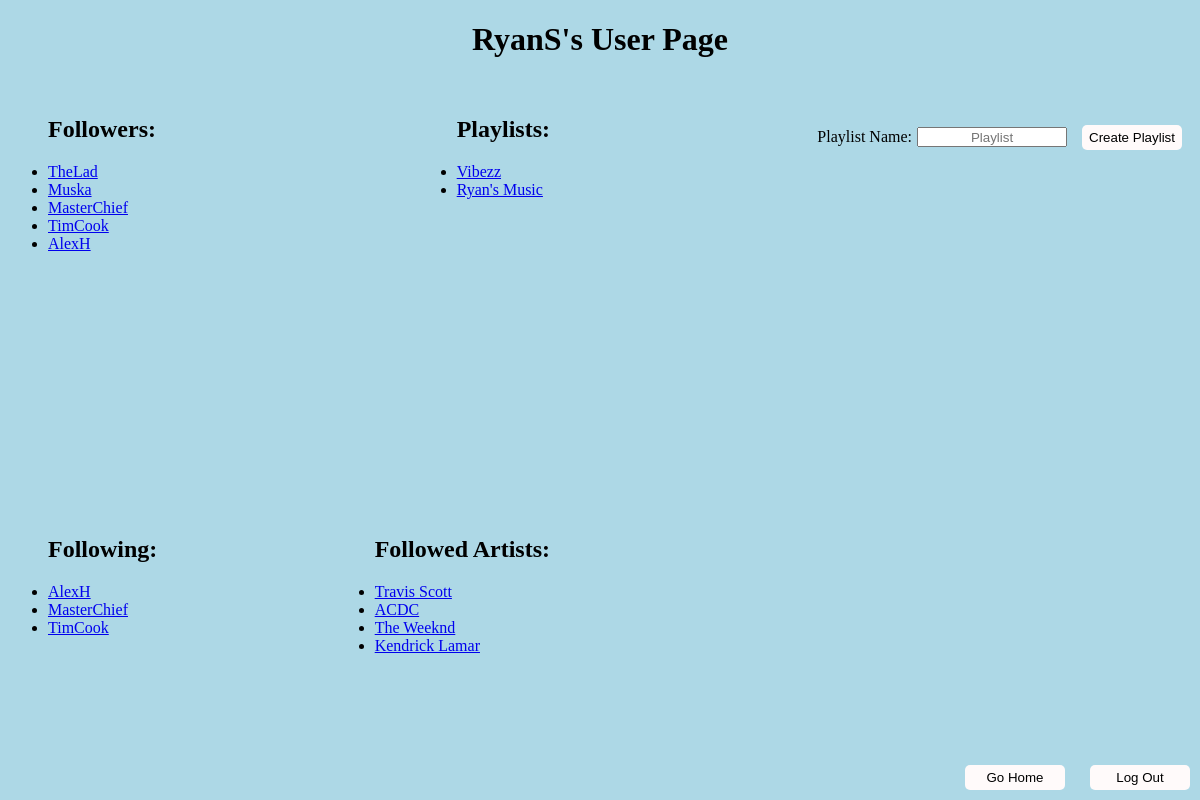
The page /user/RyanS (signed in) on the database as committed earlier.
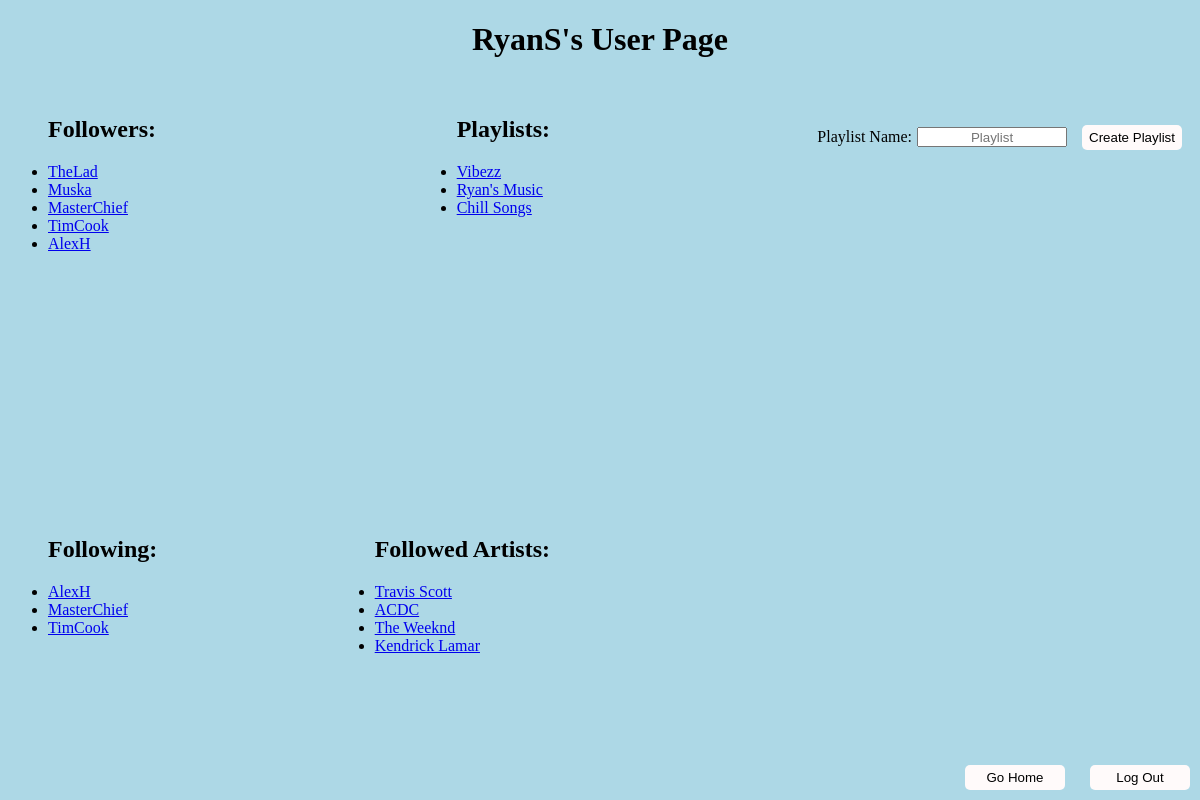
The same page on the database as committed later.
### runner.py (models this page shows, shortened)
class Users(UserMixin, db.Model):
    __tablename__ = "Users"
    id = db.Column(db.Integer, primary_key = True)
    username = db.Column(db.String, nullable = False)
    password = db.Column(db.String, nullable = False)

class Playlists(db.Model):
    __tablename__ = "Playlists"
    id = db.Column(db.Integer, primary_key = True)
    userkey = db.Column(db.Integer, nullable = False)
    name = db.Column(db.String, nullable = False)
    public = db.Column(db.Integer, nullable = False)

class Artists(db.Model):
    __tablename__ = "Artists"
    id = db.Column(db.Integer, primary_key = True)
    name = db.Column(db.String, nullable = False)

### runner.py (the view, shortened to what this page needs)
@app.route("/user/<username>", methods = ["GET", "POST", "DELETE"])
@login_required
def userpage(username):
    username = username.replace("%20", " ")
    user = Users.query.filter_by(username = username).first()
    if request.method == "GET":
        isUser = False
        isFollowing = False
        if user is not None:
            if user.id == current_user.id:
                isUser = True
            following = Followers.query.filter_by(user = current_user.id, followed = user.id).first()
            if following is not None:
                isFollowing = True
            if request.method == "GET":
                listFollowers = []
                listFollowing = []
                listPlaylists = []
                listArtists = []
                followers = Followers.query.filter_by(followed = user.id)
                following = Followers.query.filter_by(user = user.id)
                for follower in followers:
                    temp = Users.query.filter_by(id = follower.user).first()
                    listFollowers.append(temp.username)
                for follower in following:
                    temp = Users.query.filter_by(id = follower.followed).first()
                    listFollowing.append(temp.username)
                if (current_user.id == user.id):
                    playlists = Playlists.query.filter_by(userkey = user.id)
                    for playlist in playlists:
                        listPlaylists.append(playlist.name)
                else:
                    playlists = Playlists.query.filter_by(userkey = user.id, public = 1)
                    for playlist in playlists:
                        listPlaylists.append(playlist.name)
                followedArtists = FollowersArtists.query.filter_by(userkey = user.id)
                for artist in followedArtists:
                    temp = Artists.query.filter_by(id = artist.artistkey).first()
                    listArtists.append(temp.name)
                return render_template("users.html", username = username, isUser = isUser, followers = listFollowers,
                                        following = listFollowing, playlists = listPlaylists, artists = listArtists, isFollowing = isFollowing)
    elif request.method == "DELETE":
        follow = Followers.query.filter_by(user = current_user.id, followed = user.id).first()
        if follow is not None:
            db.session.delete(follow)
            db.session.commit()
            return "success"

### runner.py (called while the page is built)
@login_manager.user_loader
def load_user(user_id):
    return Users.query.filter_by(id = user_id).first()

### templates/users.html (shortened to what this page needs)
<!DOCTYPE html>
<html lang = 'en'>
    <head>
        <link href="../static/stylesheet.css" rel="stylesheet">
    </head>
    <body>
        <h1 class="center">{{username}}'s User Page</h1>
        <ul class = "upperLeft" type = "disc">
            <h2 class = "center">Followers:</h2>
            {% if not followers %}
                <li>No followers :(</li>
            {% else %}
                {% for follower in followers %}
                    <li><a href = "/user/{{follower}}">{{follower}}</a></li>
                {% endfor %}
            {% endif %}
        </ul>
        <ul class = "bottomLeft" type = "disc">
            <h2 class = "center">Following:</h2>
            {% if not following %}
                <li>Not following anyone :(</li>
            {% else %}
                {% for follower in following %}
                    <li><a href = "/user/{{follower}}">{{follower}}</a></li>
                {% endfor %}
            {% endif %}
        </ul>
        <ul class = "upperRight" type = "disc">
            <h2 class = "center">Playlists:</h2>
            {% if not playlists %}
                <li>No playlists to show :(</li>
            {% else %}
                {% for playlist in playlists %}
                    <li><a href = "/playlist/{{playlist}}">{{playlist}}</a></li>
                {% endfor %}
            {% endif %}
        </ul>
        <ul class = "bottomRight" type = "disc">
            <h2 class = "center">Followed Artists: </h2>
            {% if not artists %}
                <li>No followed artists :(</li>
            {% else %}
                {% for artist in artists %}
                    <li><a href = "/artist/{{artist}}">{{artist}}</a></li>
                {% endfor %}
            {% endif %}
        </ul>
        {% if isUser %}
            <div class = "right">
            <label for="playlistName">Playlist Name:</label><br>
            <input type="text" class = "textbox" id="newPlaylist" name="newPlaylist" placeholder="Playlist"><br>
            <button type="button" onclick="newPlaylist()">Create Playlist</button>
            </div>
        {% else %}
            {% if isFollowing %}
                <button type="button" class="follow" onclick="unfollowUser()">Unfollow</button>
            {% else %}
                <button type="button" class="follow" onclick="followUser()">Follow</button>
            {% endif %}
        {% endif %}
        <button type="button" class="home" onclick="goHome()">Go Home</button>
        <button type="button" class="exit" id="logout" onclick="logout()">Log Out</button>
    </body>
</html>

### static/stylesheet.css (style rules this page uses)
body { background-color: lightblue; }
button { width: 100px; padding: 5px 5px; border-radius: 5px; border: none; margin: 10px; background-color: snow; }
input { width: 150px; height: 20px; margin: 5px; }
.center { text-align: center; }
.textbox { text-align: center; }
* { box-sizing: border-box; }
.upperLeft { position: absolute; }
.upperRight { position: absolute; top: 100; right: 650px; }
.bottomLeft { position: absolute; top: 500px; }
.bottomRight { position: absolute; right: 650px; top: 500px; }
.exit { position: absolute; right: 0px; bottom: 0px; }
.home { position: absolute; right: 125px; bottom: 0px; }
.right { float: right; margin-top: 35px; align-items: center; text-align: center; display: flex; justify-content: center; }

Rows that differ between the two databases and show on the page:
added Playlists: name "Chill Songs"
